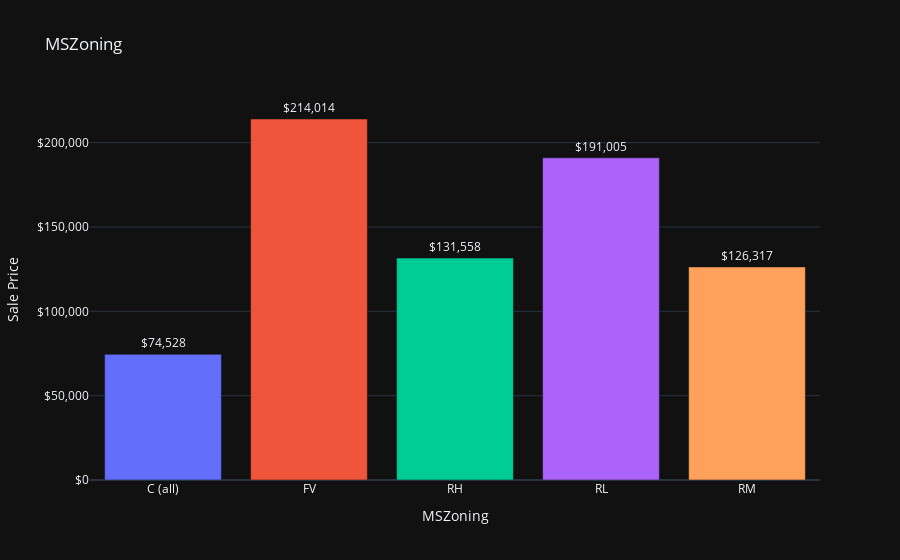
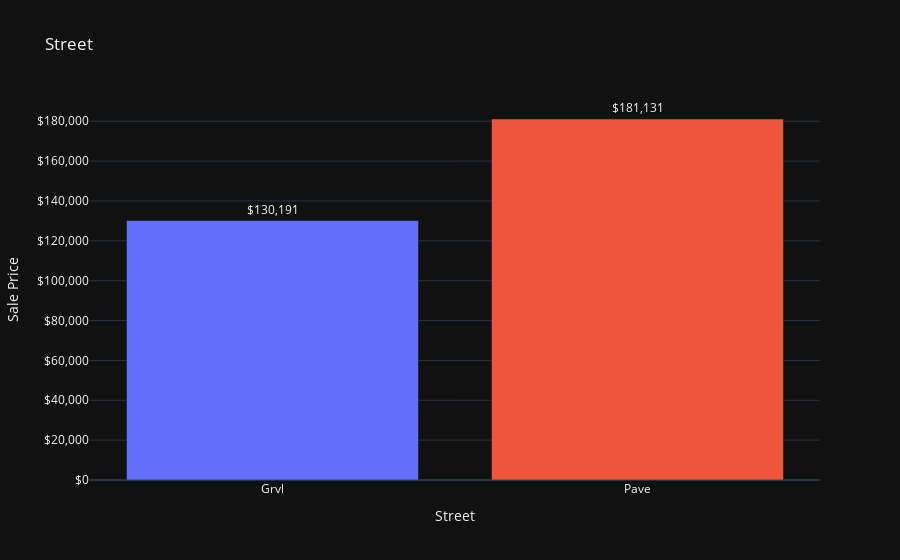
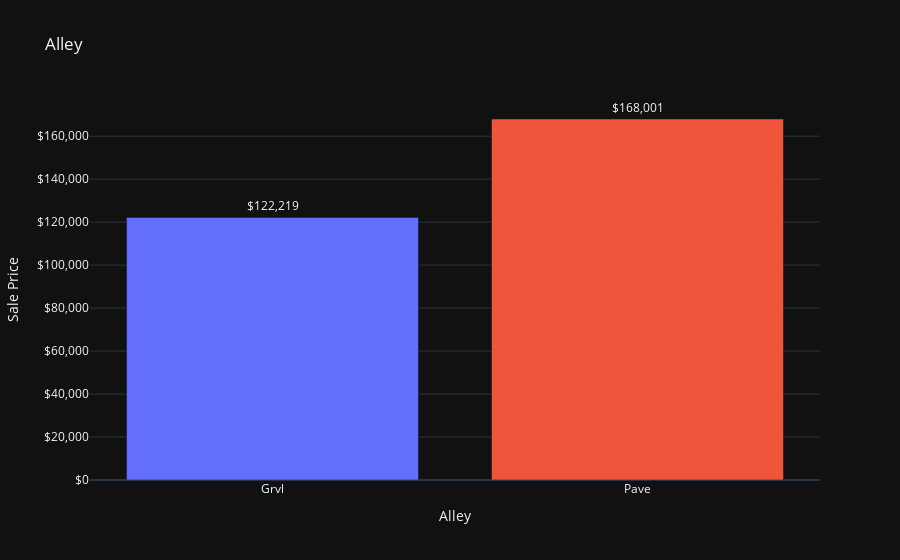
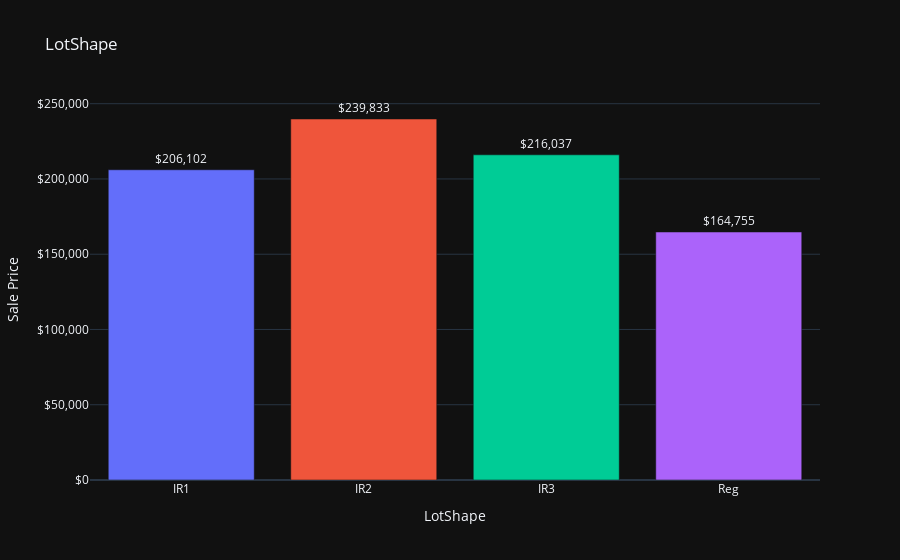

Write notebook code for charts like these, in order.
### Code cell
from DEA.graphs import graph_price_bar


for col_name in distribution_colums:
    graph_price_bar(df, col_name, col_name).show()

### Figure 1 — Plotly figure (JSON) as saved in the notebook; plotly's stock layout.template omitted (floating-point values rounded to 4 significant figures)
{"data": [{"alignmentgroup": "True", "hovertemplate": "x=%{x}<br>y=%{y}<br>text=%{text}<extra></extra>", "legendgroup": "", "marker": {"color": ["#636EFA", "#EF553B", "#00CC96", "#AB63FA", "#FFA15A", "#19D3F3", "#FF6692", "#B6E880", "#FF97FF", "#FECB52"], "pattern": {"shape": ""}}, "name": "", "offsetgroup": "", "orientation": "v", "showlegend": false, "text": [74528, 214000.0, 131600.0, 191000.0, 126300.0], "textposition": "outside", "texttemplate": "$%{text:,.0f}", "type": "bar", "x": ["C (all)", "FV", "RH", "RL", "RM"], "xaxis": "x", "y": [74528, 214000.0, 131600.0, 191000.0, 126300.0], "yaxis": "y"}], "layout": {"barmode": "relative", "legend": {"tracegroupgap": 0}, "title": {"text": "MSZoning"}, "uniformtext": {"minsize": 8, "mode": "hide"}, "xaxis": {"anchor": "y", "domain": [0, 1], "title": {"text": "MSZoning"}}, "yaxis": {"anchor": "x", "domain": [0, 1], "tickformat": ",", "tickprefix": "$", "title": {"text": "Sale Price"}}}}

### Figure 2 — Plotly figure (JSON) as saved in the notebook; plotly's stock layout.template omitted (floating-point values rounded to 4 significant figures)
{"data": [{"alignmentgroup": "True", "hovertemplate": "x=%{x}<br>y=%{y}<br>text=%{text}<extra></extra>", "legendgroup": "", "marker": {"color": ["#636EFA", "#EF553B", "#00CC96", "#AB63FA", "#FFA15A", "#19D3F3", "#FF6692", "#B6E880", "#FF97FF", "#FECB52"], "pattern": {"shape": ""}}, "name": "", "offsetgroup": "", "orientation": "v", "showlegend": false, "text": [130200.0, 181100.0], "textposition": "outside", "texttemplate": "$%{text:,.0f}", "type": "bar", "x": ["Grvl", "Pave"], "xaxis": "x", "y": [130200.0, 181100.0], "yaxis": "y"}], "layout": {"barmode": "relative", "legend": {"tracegroupgap": 0}, "title": {"text": "Street"}, "uniformtext": {"minsize": 8, "mode": "hide"}, "xaxis": {"anchor": "y", "domain": [0, 1], "title": {"text": "Street"}}, "yaxis": {"anchor": "x", "domain": [0, 1], "tickformat": ",", "tickprefix": "$", "title": {"text": "Sale Price"}}}}

### Figure 3 — Plotly figure (JSON) as saved in the notebook; plotly's stock layout.template omitted (floating-point values rounded to 4 significant figures)
{"data": [{"alignmentgroup": "True", "hovertemplate": "x=%{x}<br>y=%{y}<br>text=%{text}<extra></extra>", "legendgroup": "", "marker": {"color": ["#636EFA", "#EF553B", "#00CC96", "#AB63FA", "#FFA15A", "#19D3F3", "#FF6692", "#B6E880", "#FF97FF", "#FECB52"], "pattern": {"shape": ""}}, "name": "", "offsetgroup": "", "orientation": "v", "showlegend": false, "text": [122200.0, 168000.0], "textposition": "outside", "texttemplate": "$%{text:,.0f}", "type": "bar", "x": ["Grvl", "Pave"], "xaxis": "x", "y": [122200.0, 168000.0], "yaxis": "y"}], "layout": {"barmode": "relative", "legend": {"tracegroupgap": 0}, "title": {"text": "Alley"}, "uniformtext": {"minsize": 8, "mode": "hide"}, "xaxis": {"anchor": "y", "domain": [0, 1], "title": {"text": "Alley"}}, "yaxis": {"anchor": "x", "domain": [0, 1], "tickformat": ",", "tickprefix": "$", "title": {"text": "Sale Price"}}}}

### Figure 4 — Plotly figure (JSON) as saved in the notebook; plotly's stock layout.template omitted (floating-point values rounded to 4 significant figures)
{"data": [{"alignmentgroup": "True", "hovertemplate": "x=%{x}<br>y=%{y}<br>text=%{text}<extra></extra>", "legendgroup": "", "marker": {"color": ["#636EFA", "#EF553B", "#00CC96", "#AB63FA", "#FFA15A", "#19D3F3", "#FF6692", "#B6E880", "#FF97FF", "#FECB52"], "pattern": {"shape": ""}}, "name": "", "offsetgroup": "", "orientation": "v", "showlegend": false, "text": [206100.0, 239800.0, 216000.0, 164800.0], "textposition": "outside", "texttemplate": "$%{text:,.0f}", "type": "bar", "x": ["IR1", "IR2", "IR3", "Reg"], "xaxis": "x", "y": [206100.0, 239800.0, 216000.0, 164800.0], "yaxis": "y"}], "layout": {"barmode": "relative", "legend": {"tracegroupgap": 0}, "title": {"text": "LotShape"}, "uniformtext": {"minsize": 8, "mode": "hide"}, "xaxis": {"anchor": "y", "domain": [0, 1], "title": {"text": "LotShape"}}, "yaxis": {"anchor": "x", "domain": [0, 1], "tickformat": ",", "tickprefix": "$", "title": {"text": "Sale Price"}}}}
